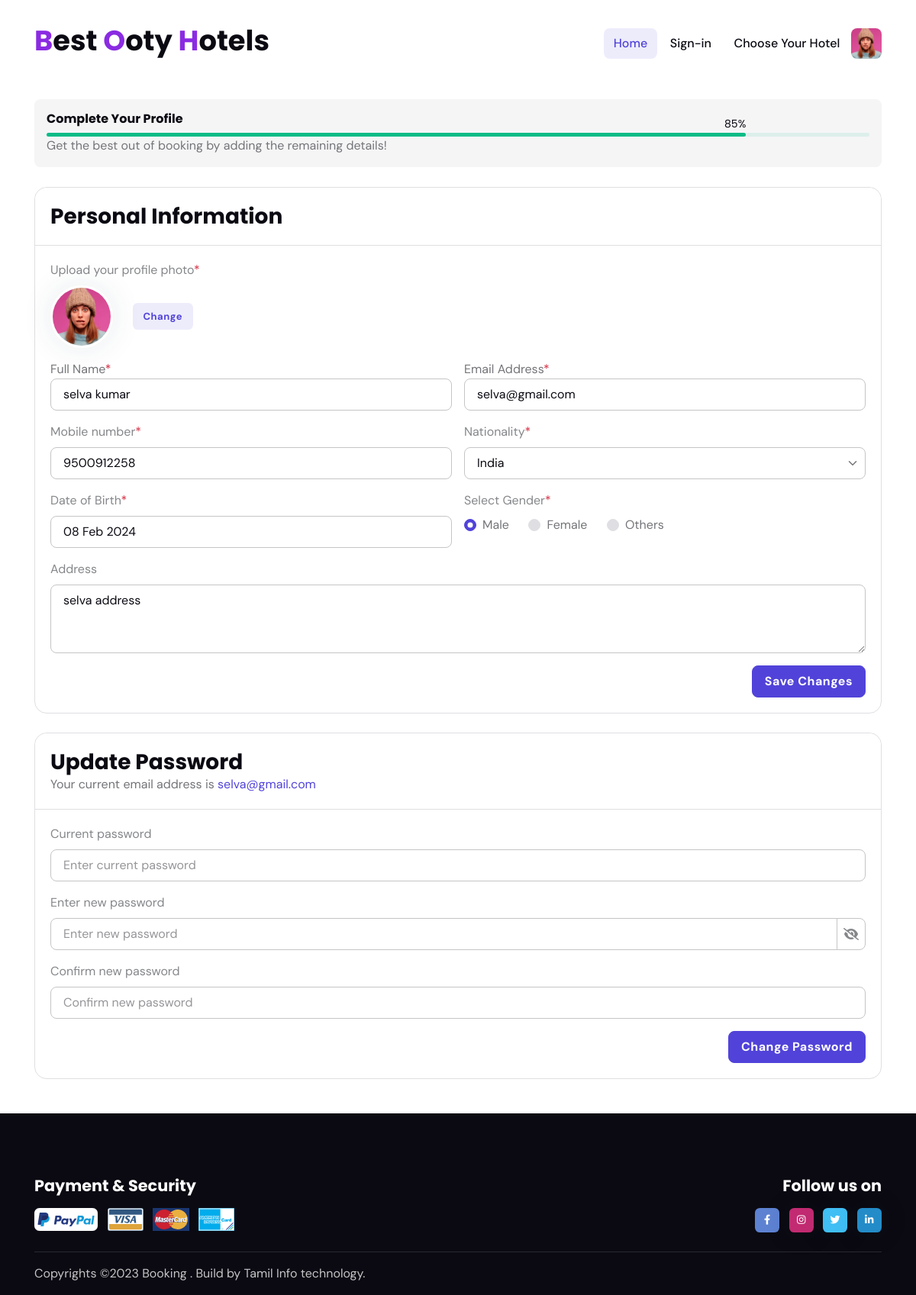
The app's page /edit_profile.php (signed in) with its own data.
### tables this page shows
CREATE TABLE `user` (
  `id` int(11) NOT NULL,
  `u_id` varchar(200) NOT NULL,
  `email` varchar(200) NOT NULL,
  `password` varchar(200) NOT NULL,
  `cpass` varchar(200) NOT NULL,
  `profile_photo_path` varchar(200) NOT NULL,
  `full_name` varchar(200) NOT NULL,
  `mobile_number` varchar(200) NOT NULL,
  `nationality` varchar(200) NOT NULL,
  `date_of_birth` varchar(200) NOT NULL,
  `gender` varchar(200) NOT NULL,
  `address` varchar(200) NOT NULL
);

### edit_profile.php (the view, shortened to what this page needs)
<?php
if (isset($_COOKIE['email'])) {
    $email_address = $_COOKIE['email'];
} else {
    $email_address = "sample@gmail.com";
    $user_name = "Guest";
}
?>
<!DOCTYPE html>
<html lang="en">
<head>
    <link rel="stylesheet" type="text/css" href="assets/vendor/font-awesome/css/all.min.css">
    <link rel="stylesheet" type="text/css" href="assets/vendor/bootstrap-icons/bootstrap-icons.css">
    <link rel="stylesheet" type="text/css" href="assets/vendor/aos/aos.css">
    <link rel="stylesheet" type="text/css" href="assets/vendor/flatpickr/css/flatpickr.min.css">
    <link rel="stylesheet" type="text/css" href="assets/vendor/choices/css/choices.min.css">
    <link rel="stylesheet" type="text/css" href="assets/css/style.css">
</head>
<?php
include('header.php'); ?>
<body class="dashboard">
    <main>
        <section class="pt-3">
            <div class="container">
                <div class="row">
                    <div class="vstack gap-4">
                        <div class="bg-light rounded p-3">
                            <div class="overflow-hidden">
                                <h6>Complete Your Profile</h6>
                                <div class="progress progress-sm bg-success bg-opacity-10">
                                    <div class="progress-bar bg-success aos" role="progressbar" data-aos="slide-right" data-aos-delay="200" data-aos-duration="1000" data-aos-easing="ease-in-out" style="width: 85%" aria-valuenow="85" aria-valuemin="0" aria-valuemax="100">
                                        <span class="progress-percent-simple h6 fw-light ms-auto">85%</span>
                                    </div>
                                </div>
                                <p class="mb-0">Get the best out of booking by adding the remaining details!</p>
                            </div>
                        </div>
                        <div class="card border">
                            <div class="card-header border-bottom">
                                <h4 class="card-header-title">Personal Information</h4>
                            </div>
                            <?php
                            require('db.php');
                            $result = mysqli_query($conn, "SELECT * FROM user where email ='$email_address'");
                            while ($row_result = mysqli_fetch_array($result)) {
                                $full_name = $row_result['full_name'];
                                $email = $row_result['email'];
                                $profile_photo_path = $row_result['profile_photo_path'];
                                $mobile_number = $row_result['mobile_number'];
                                $nationality = $row_result['nationality'];
                                $date_of_birth = $row_result['date_of_birth'];
                                $address = $row_result['address'];
                            ?>
                                <div class="card-body">
                                    <form role="form" class="row g-3" method="post" action="save_details.php" enctype="multipart/form-data">
                                        <div class="col-12">
                                            <label class="form-label">Upload your profile photo<span class="text-danger">*</span></label>
                                            <div class="d-flex align-items-center">
                                                <label class="position-relative me-4" for="uploadfile-1" title="Replace this pic">
                                                    <span class="avatar avatar-xl">
                                                        <img id="uploadfile-1-preview" class="avatar-img rounded-circle border border-white border-3 shadow" src="Upload/<?php echo $profile_photo_path; ?>" alt="user_profile">
                                                    </span>
                                                </label>
                                                <label class="btn btn-sm btn-primary-soft mb-0" for="uploadfile-1">Change</label>
                                            </div>
                                        </div>
                                        <div class="col-md-6">
                                            <label for="full_name">Full Name<span class="text-danger">*</span></label>
                                            <input type="text" class="form-control" value="<?php echo $full_name; ?>" id="full_name" name="full_name" required>
                                        </div>
                                        <div class="col-md-6">
                                            <label for="email_address">Email Address<span class="text-danger">*</span></label>
                                            <input type="email" class="form-control" value="<?php echo $email; ?>" id="email_address" name="email_address" required>
                                        </div>
                                        <div class="col-md-6">
                                            <label class="form-label">Mobile number<span class="text-danger">*</span></label>
                                            <input type="text" class="form-control" value="<?php echo $mobile_number; ?>" placeholder="Enter your mobile number" name="mobile_number" id="mobile_number">
                                        </div>
                                        <div class="col-md-6">
                                            <label class="form-label">Nationality<span class="text-danger">*</span></label>
                                            <select class="form-select js-choice" name="nationality" id="nationality">
                                                <option value="<?php echo $nationality; ?>"><?php echo $nationality; ?></option>
                                            </select>
                                        </div>
                                        <div class="col-md-6">
                                            <label class="form-label">Date of Birth<span class="text-danger">*</span></label>
                                            <input type="text" class="form-control flatpickr" value="<?php echo $date_of_birth; ?>" placeholder="Enter date of birth" data-date-format="d M Y" name="date_of_birth" id="date_of_birth">
                                        </div>
                                        <div class="col-md-6">
                                            <label class="form-label">Select Gender<span class="text-danger">*</span></label>
                                            <div class="d-flex gap-4">
                                                <div class="form-check radio-bg-light">
                                                    <input class="form-check-input" type="radio" name="gender" id="flexRadioDefault1" value="male" checked="">
                                                    <label class="form-check-label" for="flexRadioDefault1">
                                                        Male
                                                    </label>
                                                </div>
                                                <div class="form-check radio-bg-light">
                                                    <input class="form-check-input" type="radio" name="gender" value="female" id="flexRadioDefault2">
                                                    <label class="form-check-label" for="flexRadioDefault2">
                                                        Female
                                                    </label>
                                                </div>
                                                <div class="form-check radio-bg-light">
                                                    <input class="form-check-input" type="radio" name="gender" value="others" id="flexRadioDefault3">
                                                    <label class="form-check-label" for="flexRadioDefault3">
                                                        Others
                                                    </label>
                                                </div>
                                            </div>
                                        </div>
                                        <div class="col-12">
                                            <label class="form-label">Address</label>
                                            <textarea class="form-control" rows="3" spellcheck="false" name="address" id="address"><?php echo $address; ?></textarea>
                                        </div>
                                        <div class="col-12 text-end">
                                            <button type="submit" class="btn btn-primary mb-0" id="savePersonalInfo" name="savePersonalInfo">Save Changes</button>
                                        </div>
                                    </form>
                                </div>
                        </div>
                        <div class="card border">
                            <div class="card-header border-bottom">
                                <h4 class="card-header-title">Update Password</h4>
                                <p class="mb-0">Your current email address is <span class="text-primary"><?php echo $email_address; ?></span></p>
                            </div>
                            <form class="card-body" role="form" method="post" action="update_password.php" enctype="multipart/form-data">
                                <div class="mb-3">
                                    <label class="form-label">Current password</label>
                                    <input class="form-control" type="current_password" placeholder="Enter current password" name="current_pass">
                                </div>
                                <div class="mb-3">
                                    <label class="form-label"> Enter new password</label>
                                    <div class="input-group">
                                        <input class="form-control fakepassword" placeholder="Enter new password" type="password" name="new_pass" id="psw-input">
                                        <span class="input-group-text p-0 bg-transparent">
                                            <i class="fakepasswordicon fas fa-eye-slash cursor-pointer p-2"></i>
                                        </span>
                                    </div>
                                </div>
                                <div class="mb-3">
                                    <label class="form-label">Confirm new password</label>
                                    <input class="form-control" type="password" placeholder="Confirm new password" name="confirm_pass">
                                </div>
                                <div class="text-end">
                                    <button type="submit" class="btn btn-primary mb-0">Change Password</button>
                                </div>
                            </form>
                        </div>
                    </div>
                </div>
            <?php
                            }
            ?>
            </div>
        </section>
    </main>
    <?php include('footer.php'); ?>
</body>
</html>

### records on screen
user: profile_photo_path (picture), full_name "selva kumar", email_address "selva@gmail.com", mobile_number "9500912258", nationality "India", date_of_birth "08 Feb 2024", address "selva address"
